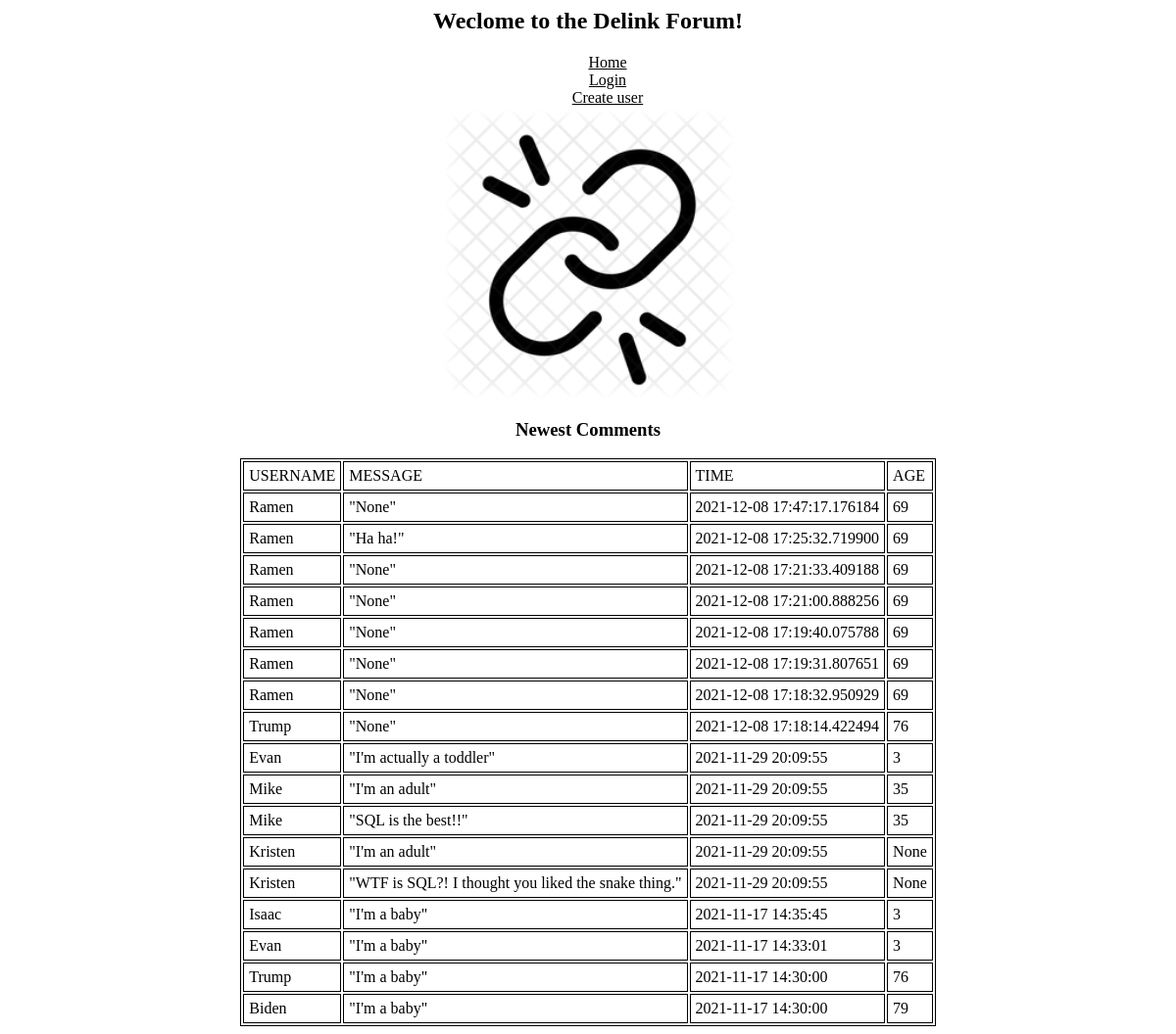
Before: / with the older database file.
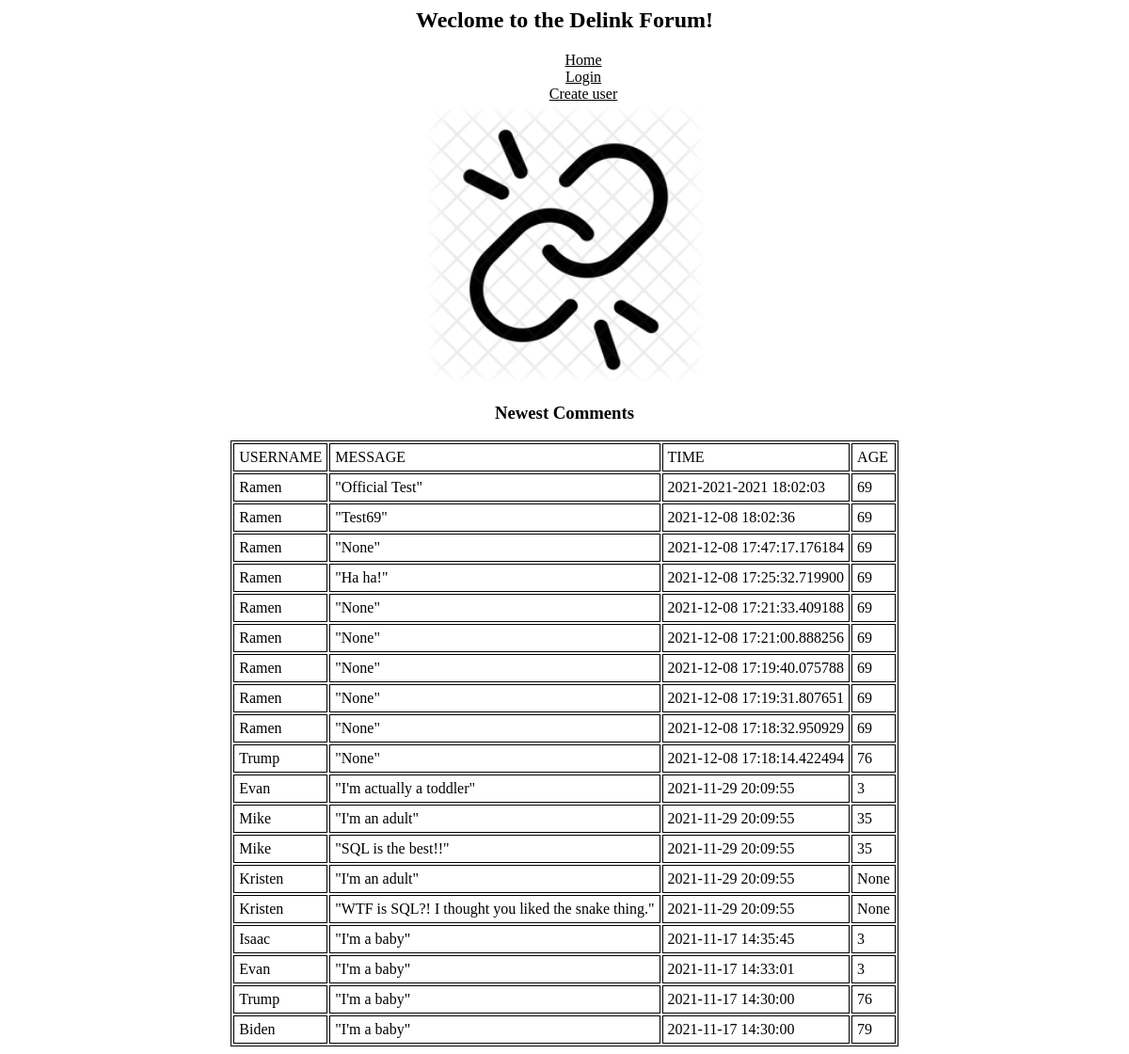
After: the same page with the newer database file.
### tables this page shows
CREATE TABLE users (
    id INTEGER PRIMARY KEY,
    username TEXT NOT NULL UNIQUE,
    password TEXT NOT NULL,
    age INTEGER
);

CREATE TABLE messages (
    id integer primary key,
    sender_id integer not null,
    message text not null,
    created_at timestamp not null default current_timestamp
    );

### final/final.py (the view)
@app.route('/')
def root():
    print_debug_info()
    messages = []
    con = sqlite3.connect(args.db_file)
    cur = con.cursor()
    cur.execute('''SELECT * FROM messages ORDER BY created_at DESC''')
    for row in cur.fetchall():
        cur.execute('''SELECT * FROM users where id =''' + str(row[1]))
        for row2 in cur.fetchall():
            message_dic = {
            'Username' : row2[1],
            'Message' : row[2],
            'Time' : row[3],
            'Age' : row2[3]
            }
            messages.append(message_dic)
    username = request.cookies.get('username')
    password = request.cookies.get('password')
    is_logged_in = is_valid_login(con, username, password)
    return render_template('root.html', messages = messages, is_logged_in=is_logged_in)

### final/final.py (called while the page is built)
def print_debug_info():
    print("request.args.get('username')=",request.args.get('username'))
    print("request.args.get('password')=",request.args.get('password'))
    print("request.form.get('username')=",request.form.get('username'))
    print("request.form.get('password')=",request.form.get('password'))
    print("request.cookies.get('username')=",request.cookies.get('username'))
    print("request.cookies.get('password')=",request.cookies.get('password'))

def is_valid_login(con, username, password):
    sql = """
    SELECT username,password
    FROM users
    WHERE username=? --- Question mark means that we dont know what it is, but will come later
      AND password=?;
    """
    print('is_valid_login: sql=',sql)
    cur = con.cursor()
    cur.execute(sql, [username,password]) #the bracket is parameter
    rows = cur.fetchall()
    if len(list(rows))==0:
        return False
    else:
        return True

### final/templates/root.html (shortened to what this page needs)
<head>
    <link rel="stylesheet" href="/static/database.css">
</head>
<body>
    {% extends 'base.html' %}
{% block title %}
<div class="center">
    <p><strong><h2>Weclome to the Delink Forum!</h2></strong></p>
{% endblock %}
{% block content %}
    <img src="/static/delink.png" width=300px length=600px alt= "Your image did not load :("/>
    <p><h3><b>Newest Comments</b></h3></p>
</div>
    <table id="center_table" border=1 cellpadding=5>
        <td>USERNAME</td><td>MESSAGE</td><td>TIME</td><td>AGE</td>
        {% for message in messages %}
        <tr>
            <td>{{message['Username']}}</td><td>"{{message['Message']}}"</td><td>{{message['Time']}}</td><td>{{message['Age']}}</td>
        </tr>
        {% endfor %}
    </table>
{% endblock %}

### final/templates/base.html (shortened to what this page needs)
<html>
    <head>
        <link rel="stylesheet" href="/static/database.css">
    </head>
    <body>
        {% block title %}
        {% endblock %}
        <div class="center">
            <ul>
                <li><a href='/'>Home</a></li>
                {% if is_logged_in %}
                <li><a href='/logout'>Logout</a></li>
                <li><a href='/create_message'>Create message</a></li>
                {% else %}
                <li><a href='/login'>Login</a></li>
                <li><a href='/create_user'>Create user</a></li>
                {% endif %}
            </ul>
        </div>
        {% block content %}
        {% endblock %}
    </body>
</html>

### final/static/database.css (style rules this page uses)
ul { list-style-type: none; margin: 0; }
table, th, td { border: 1.0px solid black; }
a { color: black; }
.center { text-align:center; }
#center_table { margin-left: auto; margin-right: auto; }

Changed rows visible on the page:
added messages: Message "Official Test", Time "2021-2021-2021 18:02:03"
added messages: Message "Test69", Time "2021-12-08 18:02:36"
Other visible differences:
new list line: "Ramen"
new list line: "\" \" 69"
